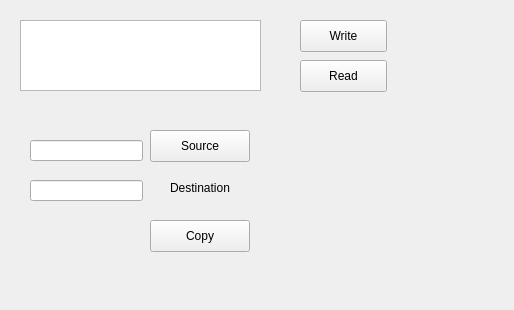
<?xml version="1.0" encoding="UTF-8"?>
<ui version="4.0">
 <class>Widget</class>
 <widget class="QWidget" name="Widget">
  <property name="geometry">
   <rect>
    <x>0</x>
    <y>0</y>
    <width>514</width>
    <height>310</height>
   </rect>
  </property>
  <property name="windowTitle">
   <string>Widget</string>
  </property>
  <widget class="QPushButton" name="pushButtonWrite">
   <property name="geometry">
    <rect>
     <x>300</x>
     <y>20</y>
     <width>87</width>
     <height>32</height>
    </rect>
   </property>
   <property name="text">
    <string>Write</string>
   </property>
  </widget>
  <widget class="QTextEdit" name="textEdit">
   <property name="geometry">
    <rect>
     <x>20</x>
     <y>20</y>
     <width>241</width>
     <height>71</height>
    </rect>
   </property>
  </widget>
  <widget class="QPushButton" name="pushButtonrRead">
   <property name="geometry">
    <rect>
     <x>300</x>
     <y>60</y>
     <width>87</width>
     <height>32</height>
    </rect>
   </property>
   <property name="text">
    <string>Read</string>
   </property>
  </widget>
  <widget class="QLineEdit" name="sourcelineEdit">
   <property name="geometry">
    <rect>
     <x>30</x>
     <y>140</y>
     <width>113</width>
     <height>21</height>
    </rect>
   </property>
  </widget>
  <widget class="QLineEdit" name="destlineEdit">
   <property name="geometry">
    <rect>
     <x>30</x>
     <y>180</y>
     <width>113</width>
     <height>21</height>
    </rect>
   </property>
  </widget>
  <widget class="QLabel" name="label_2">
   <property name="geometry">
    <rect>
     <x>170</x>
     <y>180</y>
     <width>81</width>
     <height>16</height>
    </rect>
   </property>
   <property name="text">
    <string>Destination</string>
   </property>
  </widget>
  <widget class="QPushButton" name="copypushButton">
   <property name="geometry">
    <rect>
     <x>150</x>
     <y>220</y>
     <width>100</width>
     <height>32</height>
    </rect>
   </property>
   <property name="text">
    <string>Copy</string>
   </property>
  </widget>
  <widget class="QPushButton" name="pushButton">
   <property name="geometry">
    <rect>
     <x>150</x>
     <y>130</y>
     <width>100</width>
     <height>32</height>
    </rect>
   </property>
   <property name="text">
    <string>Source</string>
   </property>
  </widget>
 </widget>
 <resources/>
 <connections/>
</ui>
